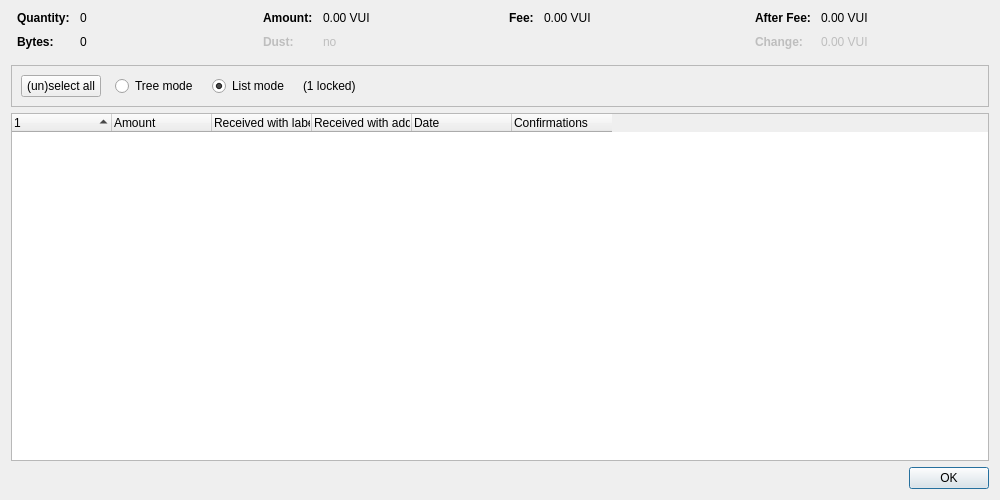
<?xml version="1.0" encoding="UTF-8"?>
<ui version="4.0">
 <class>CoinControlDialog</class>
 <widget class="QDialog" name="CoinControlDialog">
  <property name="geometry">
   <rect>
    <x>0</x>
    <y>0</y>
    <width>1000</width>
    <height>500</height>
   </rect>
  </property>
  <property name="windowTitle">
   <string>Coin Selection</string>
  </property>
  <layout class="QVBoxLayout" name="verticalLayout">
   <item>
    <layout class="QHBoxLayout" name="horizontalLayoutTop" stretch="0,0,0,0">
     <property name="topMargin">
      <number>0</number>
     </property>
     <property name="bottomMargin">
      <number>10</number>
     </property>
     <item>
      <layout class="QFormLayout" name="formLayoutCoinControl1">
       <property name="horizontalSpacing">
        <number>10</number>
       </property>
       <property name="verticalSpacing">
        <number>10</number>
       </property>
       <property name="leftMargin">
        <number>6</number>
       </property>
       <property name="rightMargin">
        <number>6</number>
       </property>
       <item row="0" column="0">
        <widget class="QLabel" name="labelCoinControlQuantityText">
         <property name="font">
          <font>
           <weight>75</weight>
           <bold>true</bold>
          </font>
         </property>
         <property name="text">
          <string>Quantity:</string>
         </property>
        </widget>
       </item>
       <item row="0" column="1">
        <widget class="QLabel" name="labelCoinControlQuantity">
         <property name="cursor">
          <cursorShape>IBeamCursor</cursorShape>
         </property>
         <property name="contextMenuPolicy">
          <enum>Qt::ActionsContextMenu</enum>
         </property>
         <property name="text">
          <string notr="true">0</string>
         </property>
         <property name="textInteractionFlags">
          <set>Qt::LinksAccessibleByMouse|Qt::TextSelectableByKeyboard|Qt::TextSelectableByMouse</set>
         </property>
        </widget>
       </item>
       <item row="1" column="0">
        <widget class="QLabel" name="labelCoinControlBytesText">
         <property name="font">
          <font>
           <weight>75</weight>
           <bold>true</bold>
          </font>
         </property>
         <property name="text">
          <string>Bytes:</string>
         </property>
        </widget>
       </item>
       <item row="1" column="1">
        <widget class="QLabel" name="labelCoinControlBytes">
         <property name="cursor">
          <cursorShape>IBeamCursor</cursorShape>
         </property>
         <property name="contextMenuPolicy">
          <enum>Qt::ActionsContextMenu</enum>
         </property>
         <property name="text">
          <string notr="true">0</string>
         </property>
         <property name="textInteractionFlags">
          <set>Qt::LinksAccessibleByMouse|Qt::TextSelectableByKeyboard|Qt::TextSelectableByMouse</set>
         </property>
        </widget>
       </item>
      </layout>
     </item>
     <item>
      <layout class="QFormLayout" name="formLayoutCoinControl2">
       <property name="horizontalSpacing">
        <number>10</number>
       </property>
       <property name="verticalSpacing">
        <number>10</number>
       </property>
       <property name="leftMargin">
        <number>6</number>
       </property>
       <property name="rightMargin">
        <number>6</number>
       </property>
       <item row="0" column="0">
        <widget class="QLabel" name="labelCoinControlAmountText">
         <property name="font">
          <font>
           <weight>75</weight>
           <bold>true</bold>
          </font>
         </property>
         <property name="text">
          <string>Amount:</string>
         </property>
        </widget>
       </item>
       <item row="0" column="1">
        <widget class="QLabel" name="labelCoinControlAmount">
         <property name="cursor">
          <cursorShape>IBeamCursor</cursorShape>
         </property>
         <property name="contextMenuPolicy">
          <enum>Qt::ActionsContextMenu</enum>
         </property>
         <property name="text">
          <string notr="true">0.00 VUI</string>
         </property>
         <property name="textInteractionFlags">
          <set>Qt::LinksAccessibleByMouse|Qt::TextSelectableByKeyboard|Qt::TextSelectableByMouse</set>
         </property>
        </widget>
       </item>
       <item row="1" column="0">
        <widget class="QLabel" name="labelCoinControlLowOutputText">
         <property name="enabled">
          <bool>false</bool>
         </property>
         <property name="font">
          <font>
           <weight>75</weight>
           <bold>true</bold>
          </font>
         </property>
         <property name="text">
          <string>Dust:</string>
         </property>
        </widget>
       </item>
       <item row="1" column="1">
        <widget class="QLabel" name="labelCoinControlLowOutput">
         <property name="enabled">
          <bool>false</bool>
         </property>
         <property name="cursor">
          <cursorShape>IBeamCursor</cursorShape>
         </property>
         <property name="contextMenuPolicy">
          <enum>Qt::ActionsContextMenu</enum>
         </property>
         <property name="text">
          <string notr="true">no</string>
         </property>
         <property name="textInteractionFlags">
          <set>Qt::LinksAccessibleByMouse|Qt::TextSelectableByKeyboard|Qt::TextSelectableByMouse</set>
         </property>
        </widget>
       </item>
      </layout>
     </item>
     <item>
      <layout class="QFormLayout" name="formLayoutCoinControl3">
       <property name="horizontalSpacing">
        <number>10</number>
       </property>
       <property name="verticalSpacing">
        <number>10</number>
       </property>
       <property name="leftMargin">
        <number>6</number>
       </property>
       <property name="rightMargin">
        <number>6</number>
       </property>
       <item row="0" column="0">
        <widget class="QLabel" name="labelCoinControlFeeText">
         <property name="font">
          <font>
           <weight>75</weight>
           <bold>true</bold>
          </font>
         </property>
         <property name="text">
          <string>Fee:</string>
         </property>
        </widget>
       </item>
       <item row="0" column="1">
        <widget class="QLabel" name="labelCoinControlFee">
         <property name="cursor">
          <cursorShape>IBeamCursor</cursorShape>
         </property>
         <property name="contextMenuPolicy">
          <enum>Qt::ActionsContextMenu</enum>
         </property>
         <property name="text">
          <string notr="true">0.00 VUI</string>
         </property>
         <property name="textInteractionFlags">
          <set>Qt::LinksAccessibleByMouse|Qt::TextSelectableByKeyboard|Qt::TextSelectableByMouse</set>
         </property>
        </widget>
       </item>
      </layout>
     </item>
     <item>
      <layout class="QFormLayout" name="formLayoutCoinControl4">
       <property name="horizontalSpacing">
        <number>10</number>
       </property>
       <property name="verticalSpacing">
        <number>10</number>
       </property>
       <property name="leftMargin">
        <number>6</number>
       </property>
       <property name="rightMargin">
        <number>6</number>
       </property>
       <item row="0" column="0">
        <widget class="QLabel" name="labelCoinControlAfterFeeText">
         <property name="font">
          <font>
           <weight>75</weight>
           <bold>true</bold>
          </font>
         </property>
         <property name="text">
          <string>After Fee:</string>
         </property>
        </widget>
       </item>
       <item row="0" column="1">
        <widget class="QLabel" name="labelCoinControlAfterFee">
         <property name="cursor">
          <cursorShape>IBeamCursor</cursorShape>
         </property>
         <property name="contextMenuPolicy">
          <enum>Qt::ActionsContextMenu</enum>
         </property>
         <property name="text">
          <string notr="true">0.00 VUI</string>
         </property>
         <property name="textInteractionFlags">
          <set>Qt::LinksAccessibleByMouse|Qt::TextSelectableByKeyboard|Qt::TextSelectableByMouse</set>
         </property>
        </widget>
       </item>
       <item row="1" column="0">
        <widget class="QLabel" name="labelCoinControlChangeText">
         <property name="enabled">
          <bool>false</bool>
         </property>
         <property name="font">
          <font>
           <weight>75</weight>
           <bold>true</bold>
          </font>
         </property>
         <property name="text">
          <string>Change:</string>
         </property>
        </widget>
       </item>
       <item row="1" column="1">
        <widget class="QLabel" name="labelCoinControlChange">
         <property name="enabled">
          <bool>false</bool>
         </property>
         <property name="cursor">
          <cursorShape>IBeamCursor</cursorShape>
         </property>
         <property name="contextMenuPolicy">
          <enum>Qt::ActionsContextMenu</enum>
         </property>
         <property name="text">
          <string notr="true">0.00 VUI</string>
         </property>
         <property name="textInteractionFlags">
          <set>Qt::LinksAccessibleByMouse|Qt::TextSelectableByKeyboard|Qt::TextSelectableByMouse</set>
         </property>
        </widget>
       </item>
      </layout>
     </item>
    </layout>
   </item>
   <item>
    <widget class="QFrame" name="frame">
     <property name="minimumSize">
      <size>
       <width>0</width>
       <height>40</height>
      </size>
     </property>
     <property name="frameShape">
      <enum>QFrame::StyledPanel</enum>
     </property>
     <property name="frameShadow">
      <enum>QFrame::Sunken</enum>
     </property>
     <layout class="QHBoxLayout" name="horizontalLayout">
      <item>
       <layout class="QHBoxLayout" name="horizontalLayoutPanel" stretch="0,0,0,0,0">
        <property name="spacing">
         <number>14</number>
        </property>
        <item>
         <widget class="QPushButton" name="pushButtonSelectAll">
          <property name="sizePolicy">
           <sizepolicy hsizetype="Maximum" vsizetype="Fixed">
            <horstretch>0</horstretch>
            <verstretch>0</verstretch>
           </sizepolicy>
          </property>
          <property name="text">
           <string>(un)select all</string>
          </property>
          <property name="autoDefault">
           <bool>false</bool>
          </property>
         </widget>
        </item>
        <item>
         <widget class="QRadioButton" name="radioTreeMode">
          <property name="sizePolicy">
           <sizepolicy hsizetype="Maximum" vsizetype="Fixed">
            <horstretch>0</horstretch>
            <verstretch>0</verstretch>
           </sizepolicy>
          </property>
          <property name="text">
           <string>Tree mode</string>
          </property>
         </widget>
        </item>
        <item>
         <widget class="QRadioButton" name="radioListMode">
          <property name="sizePolicy">
           <sizepolicy hsizetype="Maximum" vsizetype="Fixed">
            <horstretch>0</horstretch>
            <verstretch>0</verstretch>
           </sizepolicy>
          </property>
          <property name="text">
           <string>List mode</string>
          </property>
          <property name="checked">
           <bool>true</bool>
          </property>
         </widget>
        </item>
        <item>
         <widget class="QLabel" name="labelLocked">
          <property name="text">
           <string notr="true">(1 locked)</string>
          </property>
         </widget>
        </item>
        <item>
         <spacer name="horizontalSpacer">
          <property name="orientation">
           <enum>Qt::Horizontal</enum>
          </property>
          <property name="sizeHint" stdset="0">
           <size>
            <width>40</width>
            <height>20</height>
           </size>
          </property>
         </spacer>
        </item>
       </layout>
      </item>
     </layout>
    </widget>
   </item>
   <item>
    <widget class="CoinControlTreeWidget" name="treeWidget">
     <property name="contextMenuPolicy">
      <enum>Qt::CustomContextMenu</enum>
     </property>
     <property name="sortingEnabled">
      <bool>false</bool>
     </property>
     <property name="columnCount">
      <number>6</number>
     </property>
     <attribute name="headerShowSortIndicator" stdset="0">
      <bool>true</bool>
     </attribute>
     <attribute name="headerStretchLastSection">
      <bool>false</bool>
     </attribute>
     <column>
      <property name="text">
       <string/>
      </property>
     </column>
     <column>
      <property name="text">
       <string>Amount</string>
      </property>
     </column>
     <column>
      <property name="text">
       <string>Received with label</string>
      </property>
     </column>
     <column>
      <property name="text">
       <string>Received with address</string>
      </property>
     </column>
     <column>
      <property name="text">
       <string>Date</string>
      </property>
     </column>
     <column>
      <property name="text">
       <string>Confirmations</string>
      </property>
      <property name="toolTip">
       <string>Confirmed</string>
      </property>
     </column>
     <column>
      <property name="text">
       <string/>
      </property>
     </column>
     <column>
      <property name="text">
       <string/>
      </property>
     </column>
     <column>
      <property name="text">
       <string/>
      </property>
     </column>
     <column>
      <property name="text">
       <string/>
      </property>
     </column>
    </widget>
   </item>
   <item>
    <widget class="QDialogButtonBox" name="buttonBox">
     <property name="orientation">
      <enum>Qt::Horizontal</enum>
     </property>
     <property name="standardButtons">
      <set>QDialogButtonBox::Ok</set>
     </property>
    </widget>
   </item>
  </layout>
 </widget>
 <customwidgets>
  <customwidget>
   <class>CoinControlTreeWidget</class>
   <extends>QTreeWidget</extends>
   <header>qt/coincontroltreewidget.h</header>
  </customwidget>
 </customwidgets>
 <resources/>
 <connections/>
</ui>
